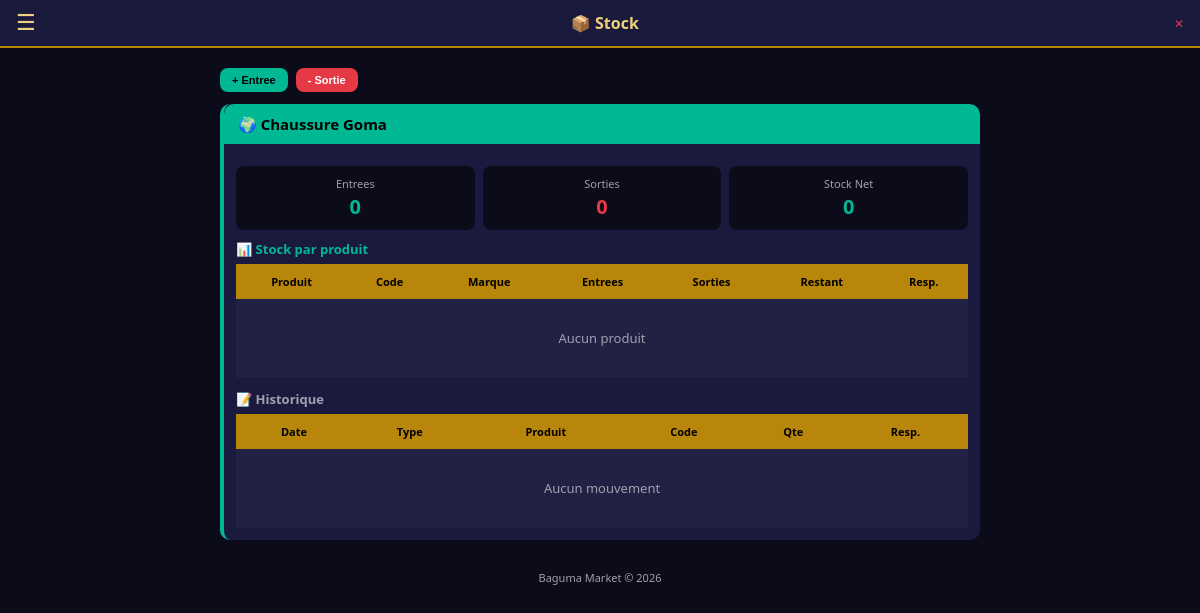
/stock (signed in), run on the app's committed database.
### tables this page shows
CREATE TABLE tenants (
        id INTEGER PRIMARY KEY AUTOINCREMENT,
        nom TEXT UNIQUE NOT NULL,
        actif INTEGER DEFAULT 1,
        date_creation TEXT
    , localisation TEXT DEFAULT '', type_commerce TEXT DEFAULT 'Chaussures');

### web.py (the view)
@app.route("/stock")
@login_required
def stock():
    conn = get_db()
    c = conn.cursor()
    etid = get_effective_tid()
    if etid is not None:
        c.execute("SELECT id, nom FROM tenants WHERE id=? AND actif=1", (etid,))
    else:
        c.execute("SELECT id, nom FROM tenants WHERE actif=1 ORDER BY id")
    tenants = c.fetchall()
    tenant_data = []
    for t in tenants:
        tid2 = t["id"]
        c.execute("SELECT COALESCE(SUM(quantite),0) FROM stock WHERE tenant_id=? AND mouvement='entree'", (tid2,))
        entrees = c.fetchone()[0]
        c.execute("SELECT COALESCE(SUM(quantite),0) FROM stock WHERE tenant_id=? AND mouvement='sortie'", (tid2,))
        sorties = c.fetchone()[0]
        c.execute("""SELECT sr.produit_nom, sr.code_produit, sr.marque, sr.total_entrees, sr.total_sorties, sr.stock_disponible,
                       (SELECT u.login FROM stock s2 JOIN utilisateurs u ON s2.user_id=u.id
                        WHERE s2.product_id=sr.product_id AND s2.tenant_id=sr.tenant_id AND s2.mouvement='sortie'
                        ORDER BY s2.date_mouvement DESC LIMIT 1)
                FROM stock_restant sr
                WHERE sr.tenant_id=?
                ORDER BY sr.produit_nom""", (tid2,))
        stock_produits = c.fetchall()
        c.execute("""SELECT s.date_mouvement, s.mouvement, p.nom, s.code_produit, s.quantite, u.login
                FROM stock s JOIN produits p ON s.product_id=p.id JOIN utilisateurs u ON s.user_id=u.id
                WHERE s.tenant_id=? ORDER BY s.date_mouvement DESC LIMIT 30""", (tid2,))
        historique = c.fetchall()
        tenant_data.append({"id": tid2, "nom": t["nom"], "entrees": entrees, "sorties": sorties,
                            "net": entrees - sorties, "stock_produits": stock_produits, "historique": historique})
    if etid is not None:
        c.execute("SELECT id, nom FROM produits WHERE tenant_id=? ORDER BY nom", (etid,))
    else:
        c.execute("SELECT id, nom FROM produits ORDER BY nom")
    prods = c.fetchall()
    if etid is not None:
        c.execute("SELECT id, login FROM utilisateurs WHERE tenant_id IN (0,?)", (etid,))
    else:
        c.execute("SELECT id, login FROM utilisateurs")
    users = c.fetchall()
    conn.close()
    return render_template("stock.html", tenant_data=tenant_data, is_admin=is_admin(), prods=prods, users=users)

### web.py (called while the page is built)
def get_db():
    conn = sqlite3.connect(DB)
    conn.row_factory = sqlite3.Row
    return conn

def login_required(f):
    from functools import wraps
    @wraps(f)
    def decorated(*args, **kwargs):
        if "user_id" not in session:
            return redirect(url_for("login"))
        return f(*args, **kwargs)
    return decorated

def is_admin():
    return session.get("tenant_id", 0) == 0 and session.get("role") == "admin"

def get_effective_tid():
    if is_admin():
        return session.get("view_tenant")
    return session.get("tenant_id")

@app.context_processor
def inject_tenant():
    slug = session.get("tenant_slug")
    tid = session.get("tenant_id", 0)
    unread = 0
    if "user_id" in session:
        try:
            conn = get_db()
            c = conn.cursor()
            etid = get_effective_tid()
            if etid is not None:
                c.execute("SELECT COUNT(*) FROM notifications WHERE is_read=0 AND tenant_id=?", (etid,))
            else:
                c.execute("SELECT COUNT(*) FROM notifications WHERE is_read=0")
            unread = c.fetchone()[0]
            conn.close()
        except Exception:
            unread = 0
    return {
        "tenant_slug": slug,
        "tenant_name": TENANT_NAMES.get(tid, "Admin Global"),
        "is_global_admin": tid == 0 and session.get("role") == "admin",
        "unread_notifs": unread,
    }

### templates/stock.html (shortened to what this page needs)
{% extends "base.html" %}
{% block body %}
<div class="topbar">
<button class="menu-btn" onclick="toggleNav()">☰</button>
<h1>📦 Stock</h1>
<a href="/logout" style="color:var(--red);font-size:12px">✕</a>
</div>
<div class="container">
<div style="display:flex;gap:8px;margin-bottom:12px">
<button class="btn btn-green btn-sm" onclick="document.getElementById('modalEntree').style.display='flex'">+ Entree</button>
<button class="btn btn-red btn-sm" onclick="document.getElementById('modalSortie').style.display='flex'">- Sortie</button>
</div>
{% for t in tenant_data %}
<div class="card" style="overflow:hidden;padding:0;border-left:4px solid {% if 'Goma' in t.nom %}var(--green){% else %}var(--blue){% endif %}">
<div class="card-header" style="background:{% if 'Goma' in t.nom %}var(--green){% else %}var(--blue){% endif %}">{% if 'Bukavu' in t.nom %}📍{% else %}🌍{% endif %} {{t.nom}}</div>
<div style="padding:12px">
<div class="stats">
<div class="stat"><div class="label">Entrees</div><div class="value green">{{t.entrees}}</div></div>
<div class="stat"><div class="label">Sorties</div><div class="value red">{{t.sorties}}</div></div>
<div class="stat"><div class="label">Stock Net</div><div class="value {% if 'Goma' in t.nom %}green{% else %}gold{% endif %}">{{t.net}}</div></div>
</div>
<h3 style="font-size:13px;color:{% if 'Goma' in t.nom %}var(--green){% else %}var(--blue){% endif %};margin:10px 0 6px">📊 Stock par produit</h3>
<div class="table-scroll">
<table>
<tr><th>Produit</th><th>Code</th><th>Marque</th><th>Entrees</th><th>Sorties</th><th>Restant</th><th>Resp.</th></tr>
{% if not t.stock_produits %}<tr><td colspan="7" class="empty">Aucun produit</td></tr>{% endif %}
</table>
</div>
<h3 style="font-size:13px;color:var(--txt2);margin:12px 0 6px">📝 Historique</h3>
<div class="table-scroll">
<table>
<tr><th>Date</th><th>Type</th><th>Produit</th><th>Code</th><th>Qte</th><th>Resp.</th></tr>
{% if not t.historique %}<tr><td colspan="6" class="empty">Aucun mouvement</td></tr>{% endif %}
</table>
</div>
</div></div>
{% endfor %}
<div class="footer">Baguma Market &copy; 2026</div>
</div>
{% endblock %}

### templates/base.html (style rules this page uses)
* { margin:0;padding:0;box-sizing:border-box }
:root { --bg:#0b0b1a;--card:#1a1a3e;--gold:#b8860b;--gold2:#f0d078;--green:#00b894;--red:#e63946;--blue:#0984e3;--txt:#f5f5f5;--txt2:#a0a0b0;--hon:#e84393 }
body { font-family:'Segoe UI',Tahoma,sans-serif;background:var(--bg);color:var(--txt);min-height:100vh }
a { color:var(--gold2);text-decoration:none }
.topbar { background:var(--card);padding:10px 16px;display:flex;align-items:center;justify-content:space-between;position:sticky;top:0;z-index:100;border-bottom:2px solid var(--gold) }
.topbar h1 { font-size:16px;color:var(--gold2) }
.topbar .menu-btn { background:none;border:none;color:var(--gold2);font-size:22px;cursor:pointer }
.container { padding:12px;max-width:800px;margin:0 auto }
.card { background:var(--card);border-radius:10px;padding:14px;margin-bottom:10px }
.card-header { background:var(--gold);color:#000;padding:10px 14px;border-radius:10px 10px 0 0;font-weight:bold;font-size:15px;display:flex;align-items:center;gap:8px }
.stats { display:grid;grid-template-columns:repeat(3,1fr);gap:8px;margin:10px 0 }
.stat { text-align:center;padding:10px 4px;background:var(--bg);border-radius:8px }
.stat .label { font-size:11px;color:var(--txt2) }
.stat .value { font-size:20px;font-weight:bold;margin-top:2px }
.stat .value.green { color:var(--green) }
.stat .value.red { color:var(--red) }
table { width:100%;border-collapse:collapse;font-size:12px }
th { background:var(--gold);color:#000;padding:8px 4px;text-align:center;font-size:11px;position:sticky;top:0 }
td { padding:7px 4px;text-align:center;border-bottom:1px solid #1e1e40 }
tr:nth-child(even) { background:rgba(255,255,255,.03) }
.btn { padding:10px 18px;border:none;border-radius:8px;font-size:13px;font-weight:bold;cursor:pointer;display:inline-block }
.btn-green { background:var(--green);color:#000 }
.btn-red { background:var(--red);color:#fff }
.btn-sm { padding:6px 12px;font-size:11px }
.empty { text-align:center;color:var(--txt2);padding:30px;font-size:13px }
.table-scroll { overflow-x:auto;-webkit-overflow-scrolling:touch }
.footer { text-align:center;padding:20px;color:var(--txt2);font-size:11px }
@media (min-width:600px) { .container { padding:20px } }
@media (min-width:600px) { table { font-size:13px } }
@media (min-width:600px) { th,td { padding:10px 8px } }

### data on the page
tenants: nom "Chaussure Goma", entrees "0", sorties "0", net "0"
